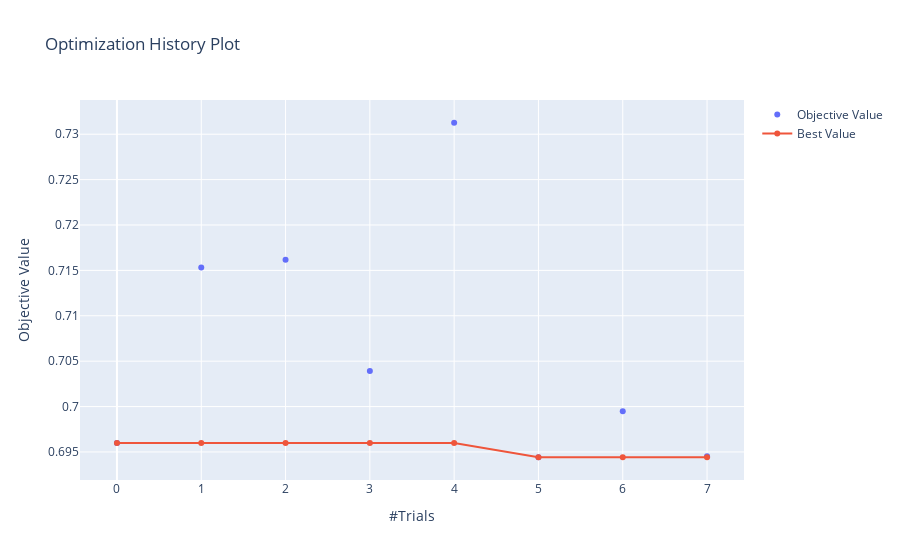

This figure's notebook cell:
### Markdown cell above
## Step 3: Visualize learning

### Code cell
# shows the scores from all trials
optuna.visualization.plot_optimization_history(study)

### Figure 1 — Plotly figure (JSON) as saved in the notebook; plotly's stock layout.template omitted (floating-point values rounded to 4 significant figures)
{"data": [{"mode": "markers", "name": "Objective Value", "type": "scatter", "x": [0, 1, 2, 3, 4, 5, 6, 7], "y": [0.696, 0.7153, 0.7162, 0.7039, 0.7313, 0.6944, 0.6995, 0.6945]}, {"name": "Best Value", "type": "scatter", "x": [0, 1, 2, 3, 4, 5, 6, 7], "y": [0.696, 0.696, 0.696, 0.696, 0.696, 0.6944, 0.6944, 0.6944]}], "layout": {"title": {"text": "Optimization History Plot"}, "xaxis": {"title": {"text": "#Trials"}}, "yaxis": {"title": {"text": "Objective Value"}}}}
